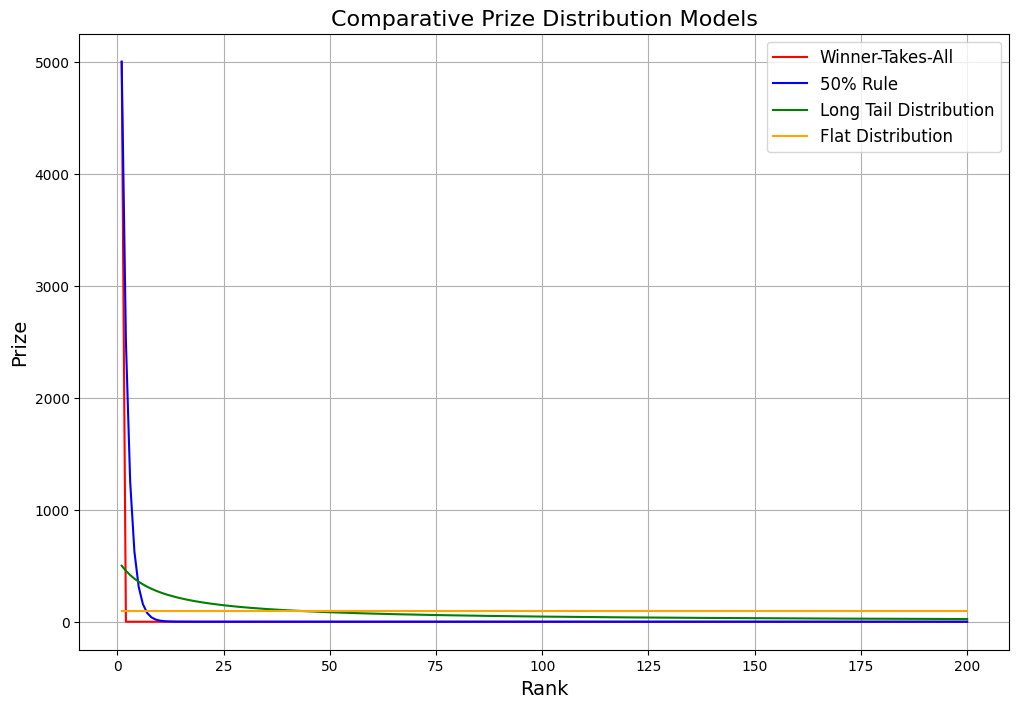

The script that drew this image:
import matplotlib.pyplot as plt
import numpy as np

# Define ranks
ranks = np.arange(1, 201)

# Define prize distributions
winner_takes_all = [5000 if i == 0 else 0 for i in range(len(ranks))]
fifty_percent_rule = [5000 / (2**i) for i in range(len(ranks))]
long_tail = [5000 / (i + 10) for i in range(len(ranks))]
flat_distribution = [100 for _ in range(len(ranks))]

# Plot each distribution
plt.figure(figsize=(12, 8))

plt.plot(ranks, winner_takes_all, label="Winner-Takes-All", color="red")
plt.plot(ranks, fifty_percent_rule, label="50% Rule", color="blue")
plt.plot(ranks, long_tail, label="Long Tail Distribution", color="green")
plt.plot(ranks, flat_distribution, label="Flat Distribution", color="orange")

# Add labels and legend
plt.title("Comparative Prize Distribution Models", fontsize=16)
plt.xlabel("Rank", fontsize=14)
plt.ylabel("Prize", fontsize=14)
plt.legend(fontsize=12)
plt.grid(True)

# Show plot
plt.show()
